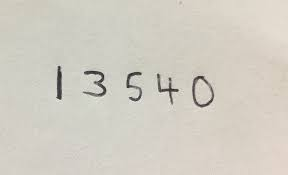
#> input picture progrmas and samples and outputs/sample3.jpeg, 288 x 175 px
$ jupyter execute --allow-errors practiceproject.ipynb
#> lines starting #> are read from the running program, lines starting #| are printed output that depends on the picture; after the words box and inside, x2 and y2 are one past the last pixel; in counts of white or black regions, pixels touching at a corner belong together
[cell 1]
import numpy
import cv2
img=cv2.imread("sample3.jpeg",0)
#> img: shape (175, 288); min 37, max 236, mean 205.8
img1=cv2.imread("sample3.jpeg")
#> img1 is the input picture: shape (175, 288, 3); mean B, G, R 195.6, 205.7, 209.8
original = img.copy()
h, w= img.shape
#> h = 175; w = 288
(thresh,bwINVimage)=cv2.threshold(img,127,255,cv2.THRESH_BINARY_INV)
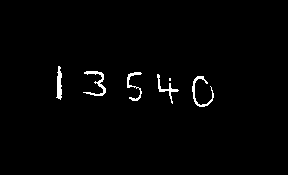
#> bwINVimage: shape (175, 288); 1.4% white in thin lines or dots, all inside (x1, y1, x2, y2) = (56, 66, 214, 107)
(thresh,bwimage)=cv2.threshold(img,127,255,cv2.THRESH_BINARY)
(thresh,bwTRUNCimage)=cv2.threshold(img,127,255,cv2.THRESH_TRUNC)
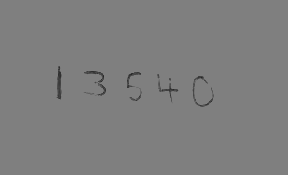
#> bwTRUNCimage: shape (175, 288); min 37, max 127, mean 126.4
(thresh,bwTOZEROINVimage)=cv2.threshold(img,127,255,cv2.THRESH_TOZERO_INV)
# [4 lines of commented-out code are left out]
cnts = cv2.findContours(bwINVimage, cv2.RETR_TREE, cv2.CHAIN_APPROX_SIMPLE)
#> cnts = 6 contours, 1 with area under 20; largest, box (x1, y1, x2, y2) and area: (83, 71, 106, 96) 106, (56, 66, 62, 100) 100, (192, 76, 214, 107) 94, (127, 72, 142, 101) 72, (157, 74, 179, 104) 72
cnts = cnts[0] if len(cnts) == 2 else cnts[1]
minimum_area = .75 * h * w
#> minimum_area = 37800
cnts = [c for c in cnts if cv2.contourArea(c) < minimum_area]
cnts = sorted(cnts, key=cv2.contourArea, reverse=True)
for c in cnts:
    x,y,w,h = cv2.boundingRect(c)
    ROI = 255 - original[y:y+h, x:x+w]
    cv2.rectangle(img, (x, y), (x + w, y + h), (36,255,12), 2)
    break
#> this loop made 1 pass
#> (x, y, w, h) on pass 1: (83, 71, 23, 25)
#> pass 1, `ROI = 255 - original[y:y+h, x:x+w]`:
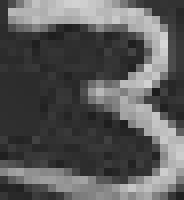
#> ROI: shape (25, 23) (shown 8 times larger); min 27, max 216, mean 89.1
#> after the loop:
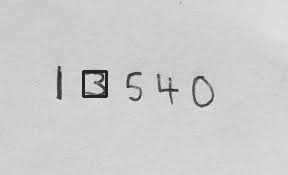
#> img: shape (175, 288); min 36, max 236, mean 204.9
cv2.imshow('img',img)
#> (the rest of this cell did not finish here and is left out)

[cell 2]
from imutils.perspective import four_point_transform
from imutils import contours
import imutils
import pytesseract
import numpy
import cv2
name=input("enter the filename:")
#> the answer given: sample3.jpeg
img=cv2.imread(name,0)
img1=cv2.imread(name)
(thresh,bwINVimage)=cv2.threshold(img,127,255,cv2.THRESH_BINARY_INV)
kernel=cv2.getStructuringElement(cv2.MORPH_ELLIPSE,(1,5))
#> kernel = [1, 1, 1, 1, 1]
#> (the rest of this cell did not finish here and is left out)
